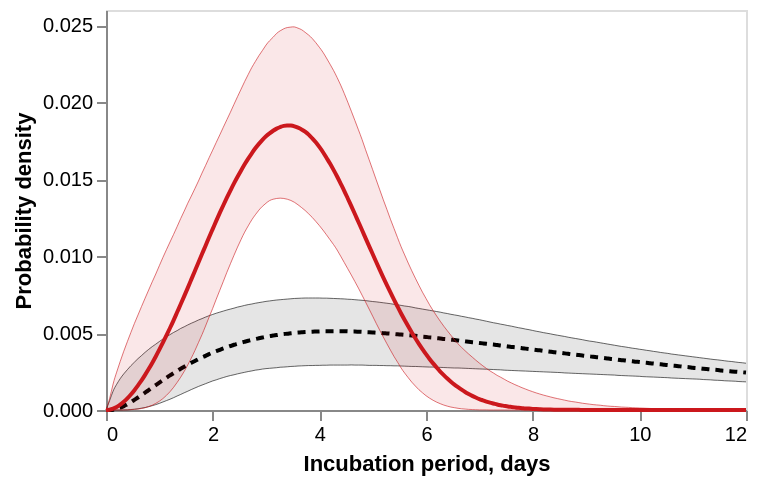

Here is the notebook cell this chart was saved with:
### Code cell
x_plt_max = 12

clr_Present = '#cb181d'
interpolation_ = 'natural'
base_pdf = alt.Chart(df_pdf_Taiwan.loc[lambda d: d['x'] <= x_plt_max]).encode(
    alt.X('x', title='Incubation period, days'))
median_pdf = base_pdf.mark_line(color=clr_Present, interpolate=interpolation_).encode(alt.Y('median'))
lower_pdf = base_pdf.mark_line(color=clr_Present, size=.3, interpolate=interpolation_).encode(alt.Y('lower'))
upper_pdf = base_pdf.mark_line(color=clr_Present, size=.3, interpolate=interpolation_).encode(alt.Y('upper'))
area_pdf = base_pdf.mark_area(interpolate=interpolation_, opacity=.1, color=clr_Present, clip=True).encode(alt.Y('lower'),alt.Y2('upper'))

clr_Wuhan = 'black'
base_pdf_Wuhan = alt.Chart(df_pdf_Wuhan.loc[lambda d: d['x'] <= x_plt_max]).encode(
    alt.X('x', title='Incubation period, days'))
median_pdf_Wuhan = base_pdf_Wuhan.mark_line(color=clr_Wuhan, strokeDash=[4, 3], interpolate=interpolation_).encode(alt.Y('median', title='Probability density'))
lower_pdf_Wuhan = base_pdf_Wuhan.mark_line(color=clr_Wuhan, size=.3, interpolate=interpolation_).encode(alt.Y('lower'))
upper_pdf_Wuhan = base_pdf_Wuhan.mark_line(color=clr_Wuhan, size=.3, interpolate=interpolation_).encode(alt.Y('upper'))
area_pdf_Wuhan = base_pdf_Wuhan.mark_area(interpolate=interpolation_, opacity=.1, color=clr_Wuhan, clip=True).encode(alt.Y('lower'),alt.Y2('upper'))

chart = alt.layer(median_pdf_Wuhan + area_pdf_Wuhan + lower_pdf_Wuhan + upper_pdf_Wuhan, 
                  area_pdf + median_pdf + lower_pdf + upper_pdf
                 ).properties(width=320, height=200).configure_axis(grid=False)

if save_figures:
    save_chart(chart, f'{figuresdir}/Fig_inc_pdf.svg')

chart

### Figure 1 — Vega-Lite specification as saved in the notebook (floating-point values rounded to 4 significant figures; data arrays with more than 128 entries replaced by an {"elided": "..."} marker saying what was removed)
{"config": {"view": {"continuousWidth": 300, "continuousHeight": 300}, "axis": {"grid": false}}, "layer": [{"layer": [{"mark": {"type": "line", "color": "black", "interpolate": "natural", "strokeDash": [4, 3]}, "encoding": {"x": {"field": "x", "title": "Incubation period, days", "type": "quantitative"}, "y": {"field": "median", "title": "Probability density", "type": "quantitative"}}}, {"mark": {"type": "area", "clip": true, "color": "black", "interpolate": "natural", "opacity": 0.1}, "encoding": {"x": {"field": "x", "title": "Incubation period, days", "type": "quantitative"}, "y": {"field": "lower", "type": "quantitative"}, "y2": {"field": "upper"}}}, {"mark": {"type": "line", "color": "black", "interpolate": "natural", "size": 0.3}, "encoding": {"x": {"field": "x", "title": "Incubation period, days", "type": "quantitative"}, "y": {"field": "lower", "type": "quantitative"}}}, {"mark": {"type": "line", "color": "black", "interpolate": "natural", "size": 0.3}, "encoding": {"x": {"field": "x", "title": "Incubation period, days", "type": "quantitative"}, "y": {"field": "upper", "type": "quantitative"}}}], "data": {"name": "data-d0d0eef56404e27f3fe5d84a8f6f7b95"}}, {"layer": [{"mark": {"type": "area", "clip": true, "color": "#cb181d", "interpolate": "natural", "opacity": 0.1}, "encoding": {"x": {"field": "x", "title": "Incubation period, days", "type": "quantitative"}, "y": {"field": "lower", "type": "quantitative"}, "y2": {"field": "upper"}}}, {"mark": {"type": "line", "color": "#cb181d", "interpolate": "natural"}, "encoding": {"x": {"field": "x", "title": "Incubation period, days", "type": "quantitative"}, "y": {"field": "median", "type": "quantitative"}}}, {"mark": {"type": "line", "color": "#cb181d", "interpolate": "natural", "size": 0.3}, "encoding": {"x": {"field": "x", "title": "Incubation period, days", "type": "quantitative"}, "y": {"field": "lower", "type": "quantitative"}}}, {"mark": {"type": "line", "color": "#cb181d", "interpolate": "natural", "size": 0.3}, "encoding": {"x": {"field": "x", "title": "Incubation period, days", "type": "quantitative"}, "y": {"field": "upper", "type": "quantitative"}}}], "data": {"name": "data-edd6d85a5033a6a0ce53e82c9fc1e8ff"}}], "height": 200, "width": 320, "$schema": "https://vega.github.io/schema/vega-lite/v5.20.1.json", "datasets": {"data-d0d0eef56404e27f3fe5d84a8f6f7b95": {"elided": "181 records"}, "data-edd6d85a5033a6a0ce53e82c9fc1e8ff": {"elided": "181 records"}}}
